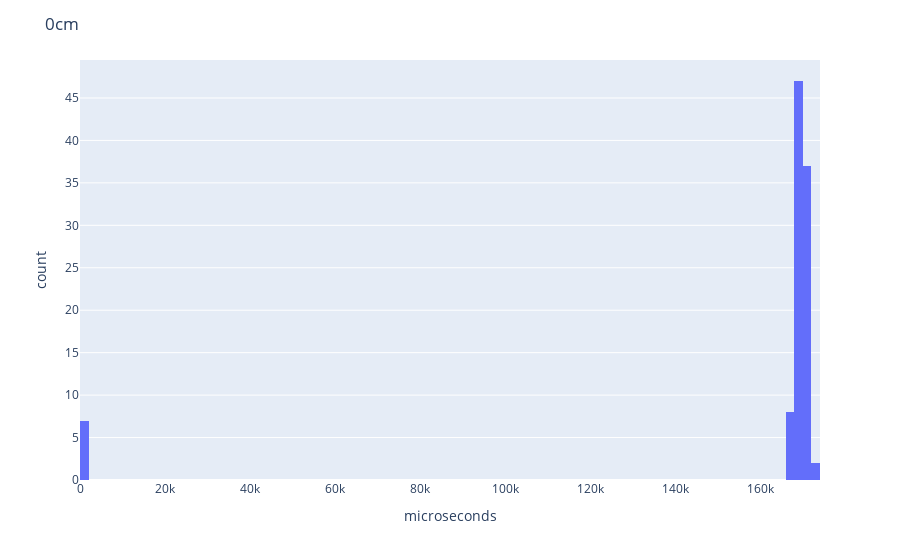
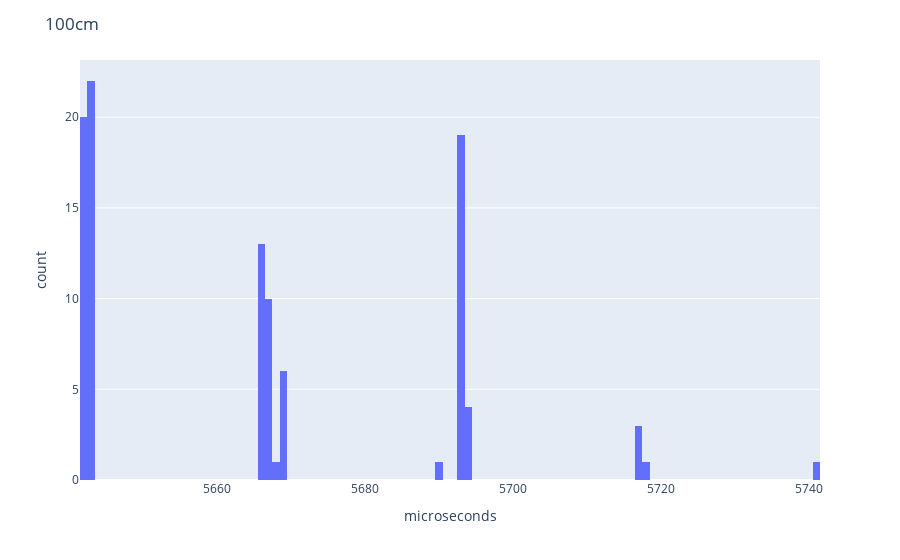
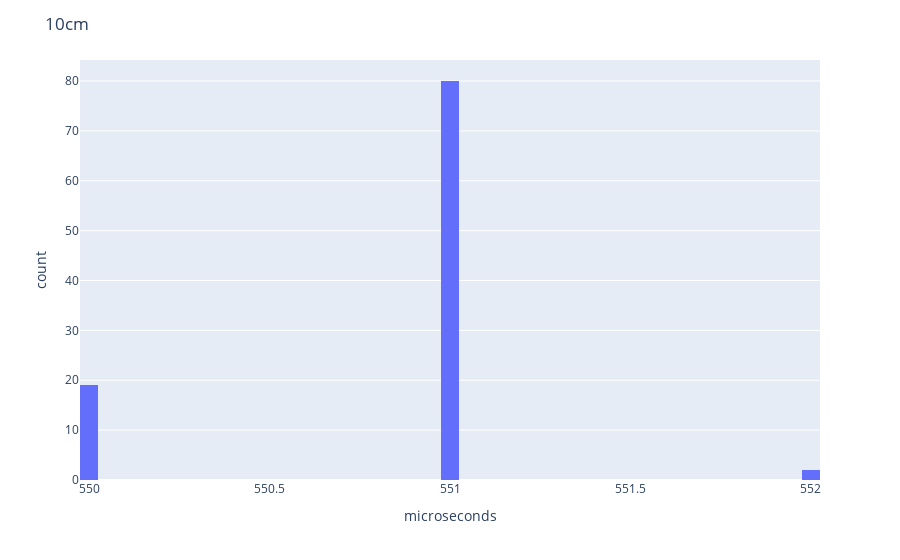
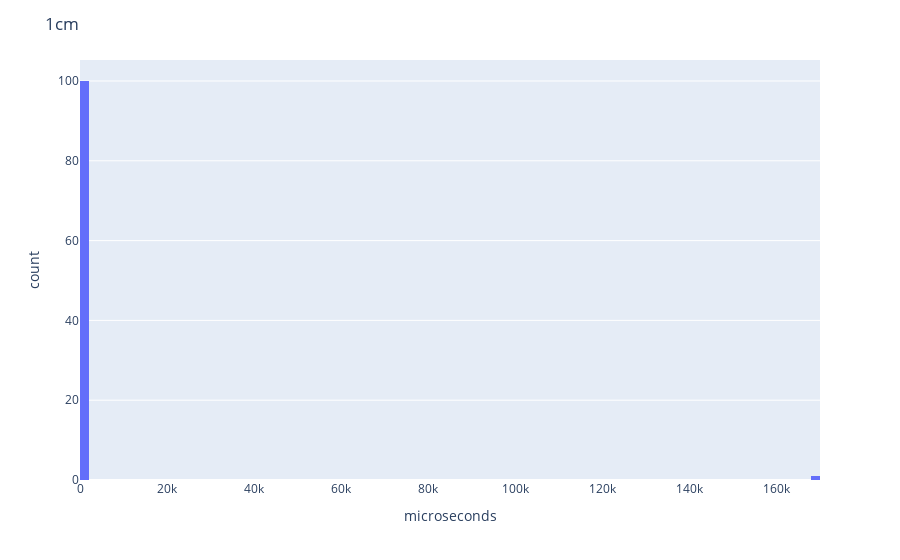

The cell these charts' notebook holds for them, in order:
### Code cell
#creat a histogram per file_name
for file_name in df['file_name'].unique():
    df_temp = df[df['file_name'] == file_name]
    fig = px.histogram(df_temp, x='microseconds', nbins=100)
    fig.update_layout(title_text=file_name)
    fig.show()

### Figure 1 — Plotly figure (JSON) as saved in the notebook; plotly's stock layout.template omitted (floating-point values rounded to 4 significant figures)
{"data": [{"alignmentgroup": "True", "bingroup": "x", "hovertemplate": "microseconds=%{x}<br>count=%{y}<extra></extra>", "legendgroup": "", "marker": {"color": "#636efa", "pattern": {"shape": ""}}, "name": "", "nbinsx": 100, "offsetgroup": "", "orientation": "v", "showlegend": false, "type": "histogram", "x": [168825, 169562, 168985, 169451, 169497, 169770, 170143, 169563, 167797, 169239, 169357, 169226, 171281, 168388, 168744, 169151, 170308, 169312, 168064, 170045, 169895, 169834, 169299, 170161, 168730, 168800, 168705, 170813, 169974, 169058, 169355, 167997, 167903, 168101, 171305, 167916, 167481, 170677, 168813, 170349, 169327, 169617, 169537, 170858, 168686, 171624, 169602, 168973, 170332, 170935, 168278, 173553, 170250, 170879, 170740, 170490, 170438, 170371, 170333, 171647, 172385, 169969, 169323, 170185, 170396, 170222, 169817, 169358, 169082, 170424, 170221, 171922, 171339, 171571, 168320, 167722, 169335, 169046, 170459, 170459, 169767, 167949, 170748, 168269, 170808, 171487, 169103, 168136, 167968, 170811, 223, 169490, 223, 170138, 274, 169706, 337, 170017, 220, 367, 419], "xaxis": "x", "yaxis": "y"}], "layout": {"barmode": "relative", "legend": {"tracegroupgap": 0}, "margin": {"t": 60}, "title": {"text": "0cm"}, "xaxis": {"anchor": "y", "domain": [0, 1], "title": {"text": "microseconds"}}, "yaxis": {"anchor": "x", "domain": [0, 1], "title": {"text": "count"}}}}

### Figure 2 — Plotly figure (JSON) as saved in the notebook; plotly's stock layout.template omitted (floating-point values rounded to 4 significant figures)
{"data": [{"alignmentgroup": "True", "bingroup": "x", "hovertemplate": "microseconds=%{x}<br>count=%{y}<extra></extra>", "legendgroup": "", "marker": {"color": "#636efa", "pattern": {"shape": ""}}, "name": "", "nbinsx": 100, "offsetgroup": "", "orientation": "v", "showlegend": false, "type": "histogram", "x": [5669, 5669, 5669, 5693, 5669, 5693, 5669, 5693, 5642, 5694, 5643, 5693, 5693, 5693, 5694, 5693, 5669, 5693, 5693, 5643, 5693, 5642, 5693, 5693, 5693, 5693, 5642, 5693, 5694, 5643, 5694, 5693, 5693, 5642, 5693, 5693, 5642, 5717, 5642, 5643, 5643, 5643, 5643, 5717, 5643, 5643, 5667, 5668, 5741, 5717, 5642, 5643, 5642, 5718, 5666, 5667, 5642, 5643, 5643, 5642, 5642, 5642, 5666, 5667, 5642, 5643, 5666, 5643, 5642, 5643, 5642, 5643, 5642, 5642, 5643, 5642, 5666, 5667, 5643, 5667, 5643, 5667, 5642, 5667, 5666, 5643, 5666, 5666, 5666, 5667, 5667, 5666, 5666, 5643, 5643, 5642, 5690, 5666, 5667, 5666, 5666], "xaxis": "x", "yaxis": "y"}], "layout": {"barmode": "relative", "legend": {"tracegroupgap": 0}, "margin": {"t": 60}, "title": {"text": "100cm"}, "xaxis": {"anchor": "y", "domain": [0, 1], "title": {"text": "microseconds"}}, "yaxis": {"anchor": "x", "domain": [0, 1], "title": {"text": "count"}}}}

### Figure 3 — Plotly figure (JSON) as saved in the notebook; plotly's stock layout.template omitted (floating-point values rounded to 4 significant figures)
{"data": [{"alignmentgroup": "True", "bingroup": "x", "hovertemplate": "microseconds=%{x}<br>count=%{y}<extra></extra>", "legendgroup": "", "marker": {"color": "#636efa", "pattern": {"shape": ""}}, "name": "", "nbinsx": 100, "offsetgroup": "", "orientation": "v", "showlegend": false, "type": "histogram", "x": [551, 551, 551, 550, 550, 551, 550, 550, 551, 550, 551, 551, 551, 550, 551, 551, 550, 551, 551, 551, 551, 551, 551, 551, 551, 550, 551, 551, 551, 551, 550, 551, 551, 551, 551, 550, 550, 550, 551, 551, 551, 551, 550, 551, 551, 551, 551, 551, 550, 551, 551, 550, 551, 551, 551, 551, 551, 551, 551, 551, 552, 551, 551, 551, 551, 551, 551, 551, 551, 551, 551, 551, 551, 551, 551, 551, 551, 551, 551, 551, 551, 551, 550, 550, 551, 552, 550, 551, 551, 551, 551, 551, 551, 551, 551, 551, 551, 550, 551, 551, 551], "xaxis": "x", "yaxis": "y"}], "layout": {"barmode": "relative", "legend": {"tracegroupgap": 0}, "margin": {"t": 60}, "title": {"text": "10cm"}, "xaxis": {"anchor": "y", "domain": [0, 1], "title": {"text": "microseconds"}}, "yaxis": {"anchor": "x", "domain": [0, 1], "title": {"text": "count"}}}}

### Figure 4 — Plotly figure (JSON) as saved in the notebook; plotly's stock layout.template omitted (floating-point values rounded to 4 significant figures)
{"data": [{"alignmentgroup": "True", "bingroup": "x", "hovertemplate": "microseconds=%{x}<br>count=%{y}<extra></extra>", "legendgroup": "", "marker": {"color": "#636efa", "pattern": {"shape": ""}}, "name": "", "nbinsx": 100, "offsetgroup": "", "orientation": "v", "showlegend": false, "type": "histogram", "x": [98, 122, 232, 218, 187, 119, 119, 256, 143, 104, 104, 122, 143, 238, 262, 214, 280, 167, 125, 124, 145, 143, 119, 146, 122, 124, 101, 125, 118, 119, 122, 121, 122, 190, 221, 157, 161, 190, 164, 191, 164, 161, 247, 160, 188, 226, 247, 244, 190, 187, 161, 187, 187, 244, 163, 142, 116, 292, 262, 604, 208, 181, 182, 158, 158, 299, 298, 232, 122, 122, 142, 506, 529, 292, 304, 280, 214, 160, 188, 250, 217, 164, 160, 160, 218, 253, 184, 169447, 136, 229, 187, 188, 188, 143, 121, 104, 107, 124, 148, 127, 128], "xaxis": "x", "yaxis": "y"}], "layout": {"barmode": "relative", "legend": {"tracegroupgap": 0}, "margin": {"t": 60}, "title": {"text": "1cm"}, "xaxis": {"anchor": "y", "domain": [0, 1], "title": {"text": "microseconds"}}, "yaxis": {"anchor": "x", "domain": [0, 1], "title": {"text": "count"}}}}
